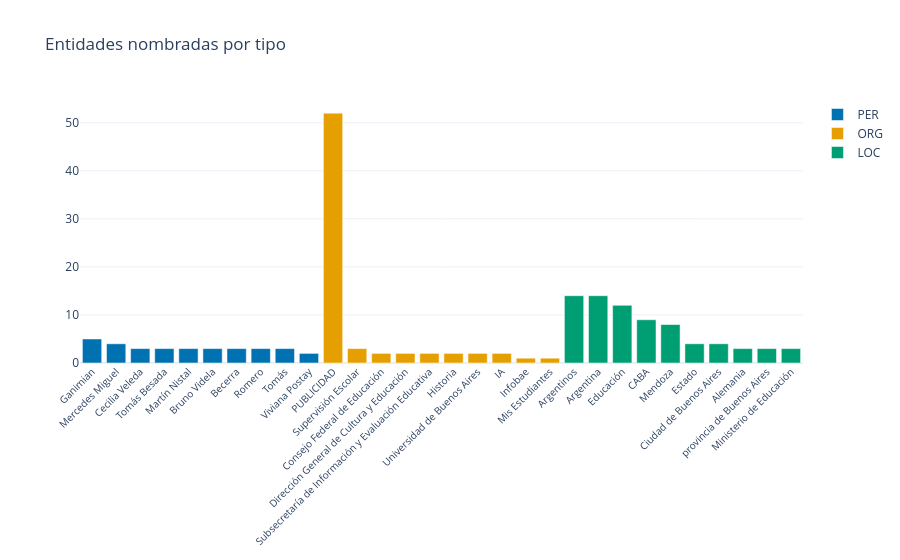

The code cell stored with this chart in its notebook:
### Code cell
fig = visualizar_entidades_plotly(entidades)
fig.show()

### Figure 1 — Plotly figure (JSON) as saved in the notebook; plotly's stock layout.template omitted (floating-point values rounded to 4 significant figures)
{"data": [{"marker": {"color": "#0072B2"}, "name": "PER", "type": "bar", "x": ["Ganimian", "Mercedes Miguel", "Cecilia Veleda", "Tomás Besada", "Martín Nistal", "Bruno Videla", "Becerra", "Romero", "Tomás", "Viviana Postay"], "y": [5, 4, 3, 3, 3, 3, 3, 3, 3, 2]}, {"marker": {"color": "#E69F00"}, "name": "ORG", "type": "bar", "x": ["PUBLICIDAD", "Supervisión Escolar", "Consejo Federal de Educación", "Dirección General de Cultura y Educación", "Subsecretaría de Información y Evaluación Educativa", "Historia", "Universidad de Buenos Aires", "IA", "Infobae", "Mis Estudiantes"], "y": [52, 3, 2, 2, 2, 2, 2, 2, 1, 1]}, {"marker": {"color": "#009E73"}, "name": "LOC", "type": "bar", "x": ["Argentinos", "Argentina", "Educación", "CABA", "Mendoza", "Estado", "Ciudad de Buenos Aires", "Alemania", "provincia de Buenos Aires", "Ministerio de Educación"], "y": [14, 14, 12, 9, 8, 4, 4, 3, 3, 3]}], "layout": {"barmode": "group", "title": {"text": "Entidades nombradas por tipo"}, "xaxis": {"tickangle": -45, "tickfont": {"size": 10}}}}
